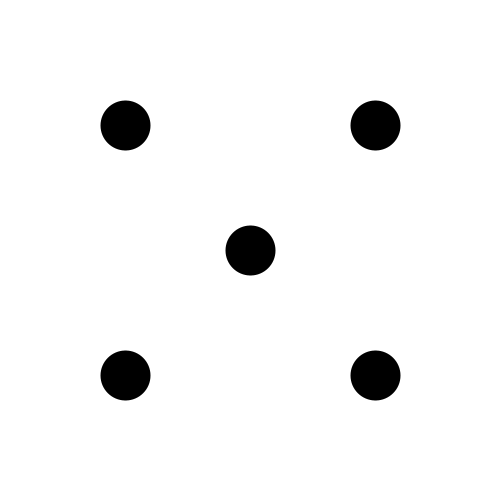
Frame 1 (no input)
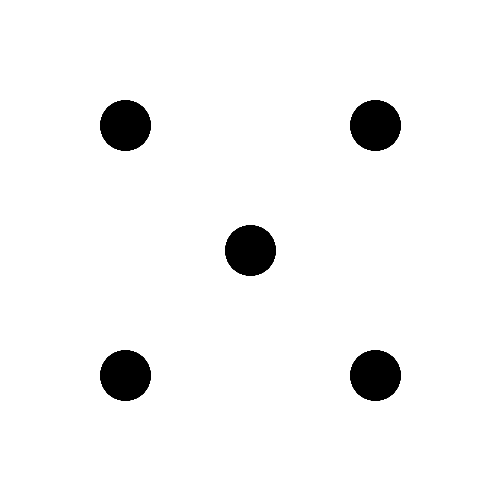
Frame 60 (the mouse pressed at the canvas centre just before this capture)
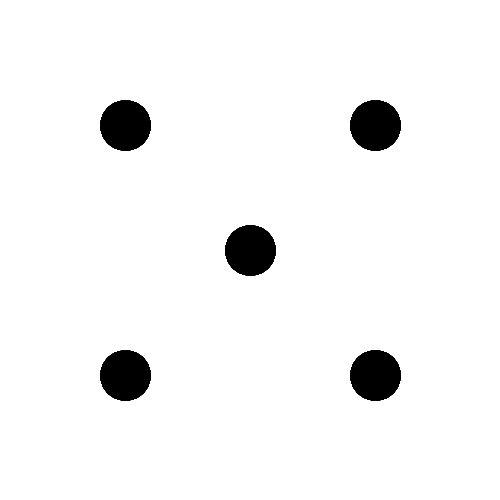
Frame 120 (the mouse held since frame 60 and released just before this capture)

The Processing sketch that drew these frames (run headless with seeded random() and noise(); from frame 60 on, the mouse is pressed at the canvas centre):

// Processing sketch: Five_Die_Face
// ── Five_Die_Face.pde
void setup()
{
  
  size(500, 500);
  background(255);
  
}

void draw()
{
  
  strokeWeight(50);
  point(250 / 2, 250 / 2);
  point(250 / 2, 250 * 1.5);
  point(250, 250);
  point(250 * 1.5, 250 / 2);
  point(250 * 1.5, 250 * 1.5);
  
}
